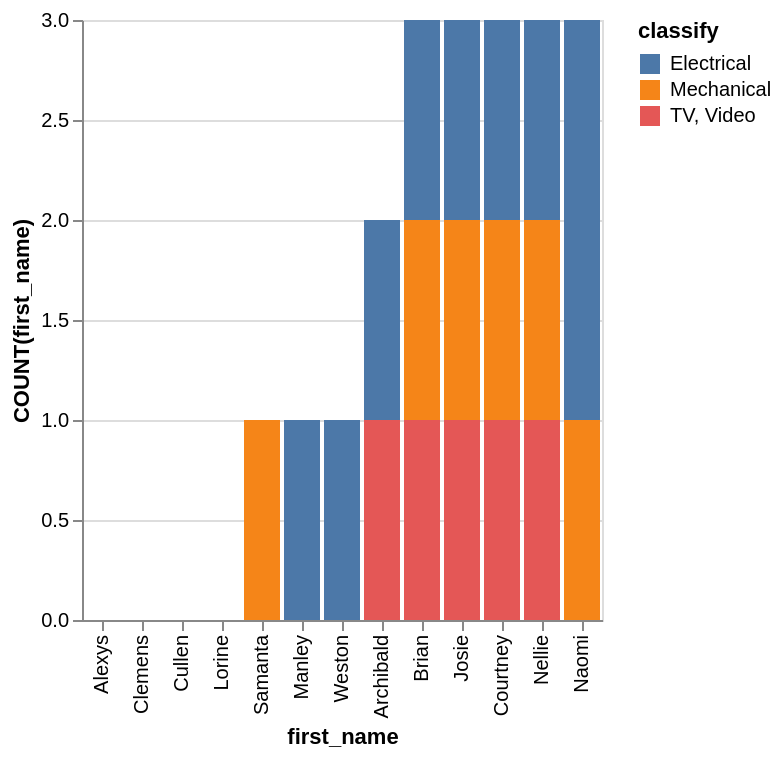

Vega-Lite specification stored for this chart:
### Vega-Lite specification from a JSON file in a GitHub repository (floating-point values rounded to 4 significant figures)
{"data": {"values": [{"x_data": "Alexys", "y_data": 0, "classify": "Electrical"}, {"x_data": "Clemens", "y_data": 0, "classify": "Electrical"}, {"x_data": "Cullen", "y_data": 0, "classify": "Electrical"}, {"x_data": "Lorine", "y_data": 0, "classify": "Electrical"}, {"x_data": "Samanta", "y_data": 0, "classify": "Electrical"}, {"x_data": "Brian", "y_data": 1, "classify": "Electrical"}, {"x_data": "Josie", "y_data": 1, "classify": "Electrical"}, {"x_data": "Manley", "y_data": 1, "classify": "Electrical"}, {"x_data": "Weston", "y_data": 1, "classify": "Electrical"}, {"x_data": "Archibald", "y_data": 1, "classify": "Electrical"}, {"x_data": "Courtney", "y_data": 1, "classify": "Electrical"}, {"x_data": "Nellie", "y_data": 1, "classify": "Electrical"}, {"x_data": "Naomi", "y_data": 2, "classify": "Electrical"}, {"x_data": "Alexys", "y_data": 0, "classify": "Mechanical"}, {"x_data": "Clemens", "y_data": 0, "classify": "Mechanical"}, {"x_data": "Cullen", "y_data": 0, "classify": "Mechanical"}, {"x_data": "Lorine", "y_data": 0, "classify": "Mechanical"}, {"x_data": "Samanta", "y_data": 1, "classify": "Mechanical"}, {"x_data": "Brian", "y_data": 1, "classify": "Mechanical"}, {"x_data": "Josie", "y_data": 1, "classify": "Mechanical"}, {"x_data": "Manley", "y_data": 0, "classify": "Mechanical"}, {"x_data": "Weston", "y_data": 0, "classify": "Mechanical"}, {"x_data": "Archibald", "y_data": 0, "classify": "Mechanical"}, {"x_data": "Courtney", "y_data": 1, "classify": "Mechanical"}, {"x_data": "Nellie", "y_data": 1, "classify": "Mechanical"}, {"x_data": "Naomi", "y_data": 1, "classify": "Mechanical"}, {"x_data": "Alexys", "y_data": 0, "classify": "TV, Video"}, {"x_data": "Clemens", "y_data": 0, "classify": "TV, Video"}, {"x_data": "Cullen", "y_data": 0, "classify": "TV, Video"}, {"x_data": "Lorine", "y_data": 0, "classify": "TV, Video"}, {"x_data": "Samanta", "y_data": 0, "classify": "TV, Video"}, {"x_data": "Brian", "y_data": 1, "classify": "TV, Video"}, {"x_data": "Josie", "y_data": 1, "classify": "TV, Video"}, {"x_data": "Manley", "y_data": 0, "classify": "TV, Video"}, {"x_data": "Weston", "y_data": 0, "classify": "TV, Video"}, {"x_data": "Archibald", "y_data": 1, "classify": "TV, Video"}, {"x_data": "Courtney", "y_data": 1, "classify": "TV, Video"}, {"x_data": "Nellie", "y_data": 1, "classify": "TV, Video"}, {"x_data": "Naomi", "y_data": 0, "classify": "TV, Video"}]}, "mark": "bar", "encoding": {"x": {"field": "x_data", "type": "nominal", "title": "first_name", "sort": {"op": "sum", "field": "y_data", "order": "ascending"}}, "y": {"field": "y_data", "type": "quantitative", "title": "COUNT(first_name)"}, "color": {"field": "classify"}}}
